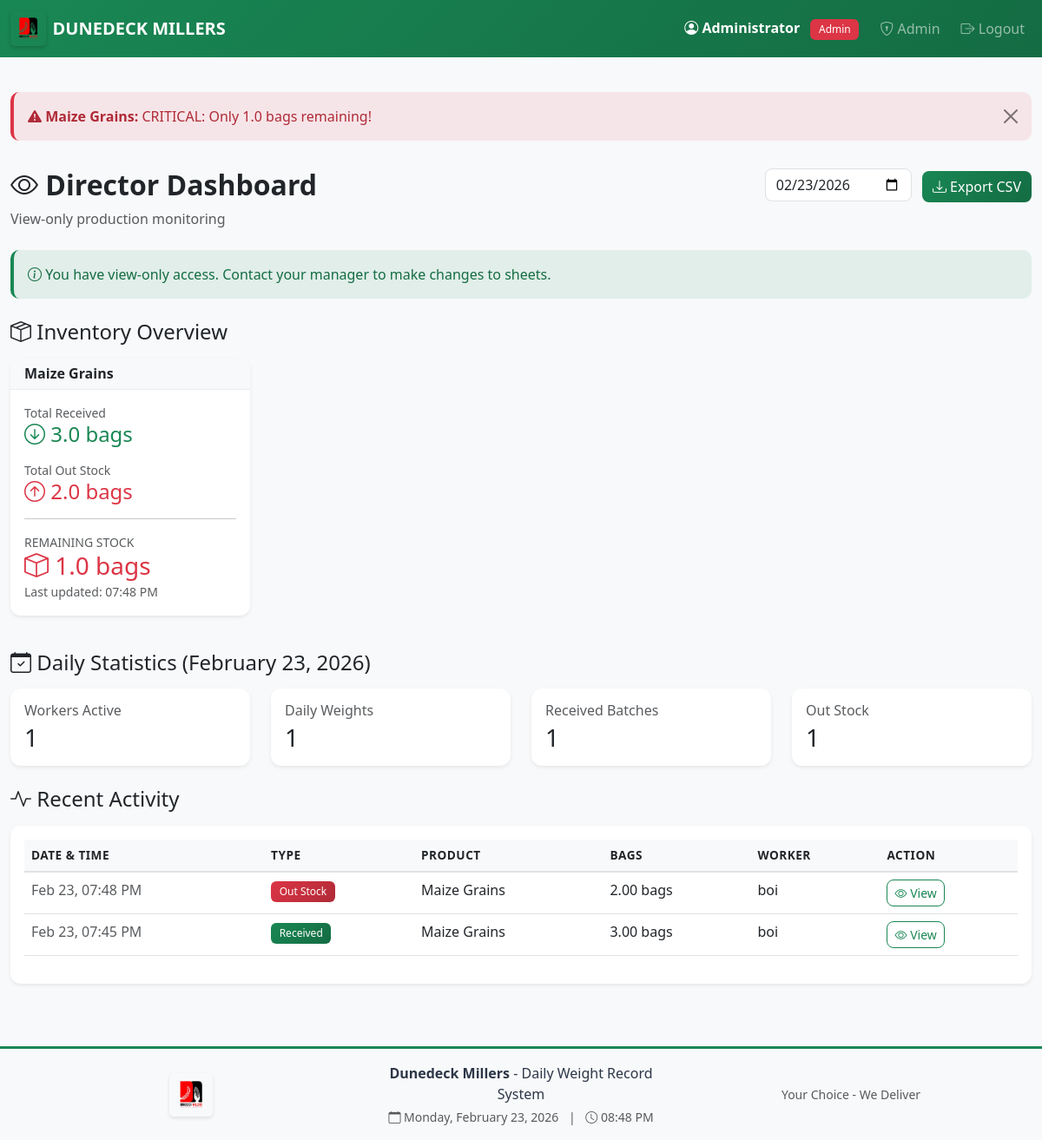
Page /director/dashboard (signed in) on the committed database.
### app.py (models this page shows, shortened)
class User(UserMixin, db.Model):
    id = db.Column(db.Integer, primary_key=True)
    username = db.Column(db.String(80), unique=True, nullable=False)
    password_hash = db.Column(db.String(200), nullable=False)
    name = db.Column(db.String(100), nullable=False)
    role = db.Column(db.String(20), nullable=False)  # 'worker', 'manager', 'director', 'admin'
    must_change_password = db.Column(db.Boolean, default=False)
    is_blocked = db.Column(db.Boolean, default=False)
    created_at = db.Column(db.DateTime, default=datetime.utcnow)
    last_login = db.Column(db.DateTime)
    sheets = db.relationship('IntakeSheet', backref='worker', lazy=True, foreign_keys='IntakeSheet.worker_id')

class InventorySummary(db.Model):
    id = db.Column(db.Integer, primary_key=True)
    product_type = db.Column(db.String(50), unique=True, nullable=False)
    total_received_bags = db.Column(db.Float, default=0)
    total_outstock_bags = db.Column(db.Float, default=0)
    total_lost_bags = db.Column(db.Float, default=0)
    remaining_bags = db.Column(db.Float, default=0)
    last_updated = db.Column(db.DateTime, default=datetime.utcnow)
    def is_critical_stock(self):
        return self.remaining_bags < 20

class IntakeSheet(db.Model):
    id = db.Column(db.Integer, primary_key=True)
    sheet_date = db.Column(db.Date, nullable=False, default=date.today)
    product_type = db.Column(db.String(50), nullable=False)  # Maize Grains, Maize Germ, Animal Feeds, Other
    sheet_type = db.Column(db.String(20), nullable=False, default='daily')  # 'daily', 'received', 'outstock', 'lost'
    worker_id = db.Column(db.Integer, db.ForeignKey('user.id'), nullable=False)
    authorized_by_id = db.Column(db.Integer, db.ForeignKey('user.id'))
    destination = db.Column(db.String(200))
    purpose = db.Column(db.String(200))
    authorization_status = db.Column(db.String(20), default='pending')  # 'pending', 'authorized', 'rejected'
    status = db.Column(db.String(20), default='In Progress')  # 'In Progress', 'Closed'
    created_at = db.Column(db.DateTime, nullable=False, default=datetime.utcnow)
    closed_at = db.Column(db.DateTime)
    entries = db.relationship('IntakeEntry', backref='sheet', lazy=True, cascade='all, delete-orphan')
    authorized_by = db.relationship('User', foreign_keys=[authorized_by_id])

### app.py (the view)
@app.route('/director/dashboard')
@login_required
def director_dashboard():
    if current_user.role not in ['director', 'admin']:
        return redirect(url_for('dashboard'))
    selected_date_str = request.args.get('date', date.today().isoformat())
    selected_date = datetime.strptime(selected_date_str, '%Y-%m-%d').date()
    inventories = InventorySummary.query.all()
    activities = get_recent_inventory_activity(limit=20)
    alerts = get_inventory_alerts()
    daily_sheets = IntakeSheet.query.filter_by(sheet_date=selected_date).all()
    daily_stats = {
        'daily_count': 0,
        'received_count': 0,
        'outstock_count': 0,
        'lost_count': 0,
        'total_workers': 0
    }
    workers_today = set()
    for sheet in daily_sheets:
        workers_today.add(sheet.worker_id)
        if sheet.sheet_type == 'daily':
            daily_stats['daily_count'] += 1
        elif sheet.sheet_type == 'received':
            daily_stats['received_count'] += 1
        elif sheet.sheet_type == 'outstock':
            daily_stats['outstock_count'] += 1
        elif sheet.sheet_type == 'lost':
            daily_stats['lost_count'] += 1
    daily_stats['total_workers'] = len(workers_today)
    return render_template('director_dashboard.html',
                         inventories=inventories,
                         activities=activities,
                         alerts=alerts,
                         selected_date=selected_date,
                         daily_stats=daily_stats)

### templates/director_dashboard.html (shortened to what this page needs)
{% extends "base.html" %}
{% block content %}
{% if alerts %}
<div class="row mb-3">
    <div class="col-12">
        {% for alert in alerts %}
        <div class="alert alert-{{ 'danger' if alert.level == 'critical' else 'warning' }} alert-dismissible fade show">
            <i class="bi bi-exclamation-triangle-fill"></i>
            <strong>{{ alert.product }}:</strong> {{ alert.message }}
            <button type="button" class="btn-close" data-bs-dismiss="alert"></button>
        </div>
        {% endfor %}
    </div>
</div>
{% endif %}
<div class="row mb-4">
    <div class="col-md-6">
        <h2 class="fw-bold"><i class="bi bi-eye"></i> Director Dashboard</h2>
        <p class="text-muted mb-0">View-only production monitoring</p>
    </div>
    <div class="col-md-6 text-md-end">
        <input type="date" id="dateSelector" class="form-control d-inline-block w-auto"
               value="{{ selected_date }}" onchange="changeDate()">
        <a href="{{ url_for('export_csv', date=selected_date) }}" class="btn btn-success ms-2">
            <i class="bi bi-download"></i> Export CSV
        </a>
    </div>
</div>
<div class="alert alert-info mb-4">
    <i class="bi bi-info-circle"></i> You have view-only access. Contact your manager to make changes to sheets.
</div>
<h4 class="mb-3"><i class="bi bi-box-seam"></i> Inventory Overview</h4>
<div class="row mb-4">
    {% for inv in inventories %}
    <div class="col-md-6 col-lg-3 mb-3">
        <div class="card shadow-sm {% if inv.is_critical_stock() %}border-danger{% elif inv.is_low_stock() %}border-warning{% endif %}">
            <div class="card-header bg-light">
                <h6 class="mb-0 fw-bold">{{ inv.product_type }}</h6>
            </div>
            <div class="card-body">
                <div class="mb-3">
                    <small class="text-muted d-block">Total Received</small>
                    <h4 class="text-success mb-0">
                        <i class="bi bi-arrow-down-circle"></i> {{ "%.1f"|format(inv.total_received_bags) }} bags
                    </h4>
                </div>
                <div class="mb-3">
                    <small class="text-muted d-block">Total Out Stock</small>
                    <h4 class="text-danger mb-0">
                        <i class="bi bi-arrow-up-circle"></i> {{ "%.1f"|format(inv.total_outstock_bags) }} bags
                    </h4>
                </div>
                <hr>
                <div>
                    <small class="text-muted d-block">REMAINING STOCK</small>
                    <h3 class="mb-0" style="color: {% if inv.is_critical_stock() %}var(--dm-red){% elif inv.is_low_stock() %}#ffc107{% else %}var(--dm-green){% endif %}">
                        <i class="bi bi-box"></i> {{ "%.1f"|format(inv.remaining_bags) }} bags
                    </h3>
                </div>
                <small class="text-muted">Last updated: {{ inv.last_updated.strftime('%I:%M %p') }}</small>
            </div>
        </div>
    </div>
    {% endfor %}
</div>
<h4 class="mb-3"><i class="bi bi-calendar-check"></i> Daily Statistics ({{ selected_date.strftime('%B %d, %Y') }})</h4>
<div class="row mb-4">
    <div class="col-md-3">
        <div class="card border-0 shadow-sm">
            <div class="card-body">
                <h6 class="text-muted mb-1">Workers Active</h6>
                <h3 class="mb-0">{{ daily_stats.total_workers }}</h3>
            </div>
        </div>
    </div>
    <div class="col-md-3">
        <div class="card border-0 shadow-sm">
            <div class="card-body">
                <h6 class="text-muted mb-1">Daily Weights</h6>
                <h3 class="mb-0">{{ daily_stats.daily_count }}</h3>
            </div>
        </div>
    </div>
    <div class="col-md-3">
        <div class="card border-0 shadow-sm">
            <div class="card-body">
                <h6 class="text-muted mb-1">Received Batches</h6>
                <h3 class="mb-0">{{ daily_stats.received_count }}</h3>
            </div>
        </div>
    </div>
    <div class="col-md-3">
        <div class="card border-0 shadow-sm">
            <div class="card-body">
                <h6 class="text-muted mb-1">Out Stock</h6>
                <h3 class="mb-0">{{ daily_stats.outstock_count }}</h3>
            </div>
        </div>
    </div>
</div>
<h4 class="mb-3"><i class="bi bi-activity"></i> Recent Activity</h4>
<div class="card shadow-sm">
    <div class="card-body">
        {% if activities %}
        <div class="table-responsive">
            <table class="table table-hover">
                <thead>
                    <tr>
                        <th>Date & Time</th>
                        <th>Type</th>
                        <th>Product</th>
                        <th>Bags</th>
                        <th>Worker</th>
                        <th>Action</th>
                    </tr>
                </thead>
                <tbody>
                    {% for activity in activities %}
                    <tr>
                        <td class="text-muted">{{ activity.date.strftime('%b %d, %I:%M %p') }}</td>
                        <td>
                            {% if activity.type == 'Received' %}
                            <span class="badge bg-success">{{ activity.type }}</span>
                            {% elif activity.type == 'Out Stock' %}
                            <span class="badge bg-danger">{{ activity.type }}</span>
                            {% elif activity.type == 'Lost/Damaged' %}
                            <span class="badge bg-warning">{{ activity.type }}</span>
                            {% endif %}
                        </td>
                        <td>{{ activity.product }}</td>
                        <td>{{ "%.2f"|format(activity.bags) }} bags</td>
                        <td>{{ activity.worker }}</td>
                        <td>
                            <a href="{{ url_for('view_sheet', sheet_id=activity.sheet_id) }}" class="btn btn-sm btn-outline-primary">
                                <i class="bi bi-eye"></i> View
                            </a>
                        </td>
                    </tr>
                    {% endfor %}
                </tbody>
            </table>
        </div>
        {% else %}
        <div class="text-center py-4 text-muted">
            <i class="bi bi-inbox" style="font-size: 3rem;"></i>
            <p class="mt-3">No recent activity</p>
        </div>
        {% endif %}
    </div>
</div>
{% endblock %}

### templates/base.html (shortened to what this page needs)
<!DOCTYPE html>
<html lang="en">
<head>
    <link href="https://cdn.jsdelivr.net/npm/bootstrap@5.3.0/dist/css/bootstrap.min.css" rel="stylesheet">
    <link rel="stylesheet" href="https://cdn.jsdelivr.net/npm/bootstrap-icons@1.10.0/font/bootstrap-icons.css">
    <link rel="stylesheet" href="{{ url_for('static', filename='css/style.css') }}">
</head>
<body>
    {% if current_user.is_authenticated %}
    <nav class="navbar navbar-expand-lg navbar-dark bg-primary navbar-fixed">
        <div class="container-fluid">
            <a class="navbar-brand d-flex align-items-center" href="{{ url_for('dashboard') }}">
                <img src="{{ url_for('static', filename='images/logo.jpeg') }}"
                     alt="Dunedeck Millers"
                     height="40"
                     class="me-2"
                     style="border-radius: 5px;">
                <span class="fw-bold">DUNEDECK MILLERS</span>
            </a>
            <div class="collapse navbar-collapse" id="navbarNav">
                <ul class="navbar-nav ms-auto align-items-center">
                    <li class="nav-item">
                        <span class="navbar-text text-white me-3">
                            <i class="bi bi-person-circle"></i>
                            <strong>{{ current_user.name }}</strong>
                            <span class="badge role-{{ current_user.role }} ms-2">{{ current_user.role|title }}</span>
                        </span>
                    </li>
                    {% if current_user.role == 'worker' %}
                    <li class="nav-item">
                        <a class="nav-link" href="{{ url_for('worker_dashboard') }}">
                            <i class="bi bi-speedometer2"></i> Dashboard
                        </a>
                    </li>
                    {% elif current_user.role == 'admin' %}
                    <li class="nav-item">
                        <a class="nav-link" href="{{ url_for('admin_dashboard') }}">
                            <i class="bi bi-shield-lock"></i> Admin
                        </a>
                    </li>
                    {% endif %}
                    <li class="nav-item">
                        <a class="nav-link btn btn-outline-light btn-sm ms-2" href="{{ url_for('logout') }}">
                            <i class="bi bi-box-arrow-right"></i> Logout
                        </a>
                    </li>
                </ul>
            </div>
        </div>
    </nav>
    {% endif %}
    <main class="container-fluid py-4">
        {% block content %}{% endblock %}
    </main>
    {% if current_user.is_authenticated %}
    <footer class="text-center py-3 mt-5" style="background-color: #f8f9fa; border-top: 3px solid var(--dm-green);">
        <div class="container">
            <div class="row align-items-center">
                <div class="col-md-4">
                    <img src="{{ url_for('static', filename='images/logo.jpeg') }}"
                         alt="Dunedeck Millers"
                         height="50"
                         style="border-radius: 5px;">
                </div>
                <div class="col-md-4">
                    <p class="mb-1" style="color: var(--dm-dark);">
                        <strong>Dunedeck Millers</strong> - Daily Weight Record System
                    </p>
                    <p class="mb-0 text-muted small">
                        <i class="bi bi-calendar"></i> <span id="currentDate"></span>
                        <span class="mx-2">|</span>
                        <i class="bi bi-clock"></i> <span id="currentTime"></span>
                    </p>
                </div>
                <div class="col-md-4">
                    <p class="mb-0 text-muted small">
                        Your Choice - We Deliver
                    </p>
                </div>
            </div>
        </div>
    </footer>
    {% endif %}
</body>
</html>

### rows in the picture
User: name "Administrator", role "Admin"
InventorySummary: product "Maize Grains", message "CRITICAL: Only 1.0 bags remaining!", product_type "Maize Grains", total_received_bags "3.0", total_outstock_bags "2.0", remaining_bags "1.0", last_updated "07:48 PM"
IntakeSheet: date "Feb 23, 07:48 PM", product "Maize Grains"
User: worker "boi"
IntakeSheet: date "Feb 23, 07:45 PM", type "Received", product "Maize Grains", bags "3.00", worker "boi"

### other values in the picture
{{ selected_date.strftime('%B %d, %Y') }} "February 23, 2026"
{{ daily_stats.total_workers }} "1"
{{ daily_stats.daily_count }} "1"
{{ daily_stats.received_count }} "1"
{{ daily_stats.outstock_count }} "1"
{{ activity.type }} "Out Stock"
{{ "%.2f"|format(activity.bags) }} "2.00"
